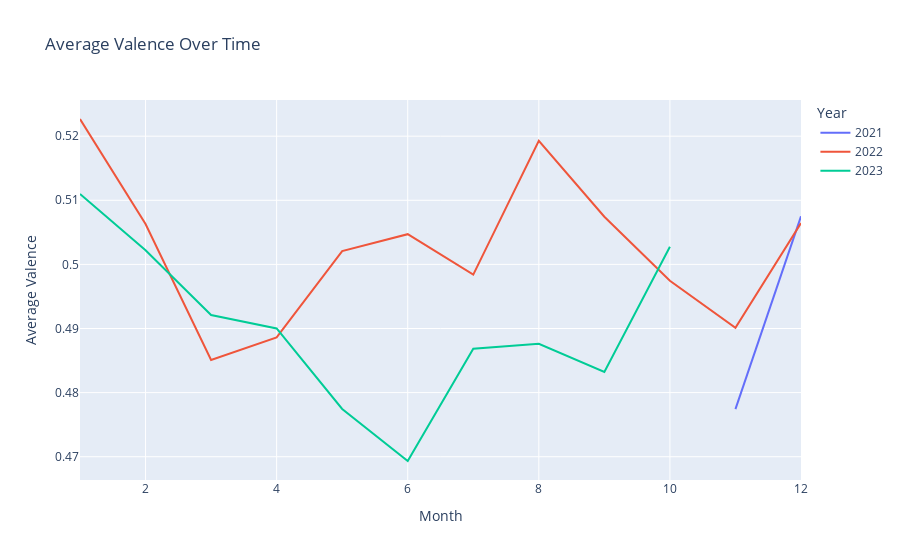

The code cell stored with this chart in its notebook:
### Code cell
def create_monthly_valence_chart_figure():
    music_df = fetch_music_data()
    if music_df is not None:
        # Convert 'week' column to datetime format if it's not already
        music_df['week'] = pd.to_datetime(music_df['week'])
        
        # Extracting the month and year from the 'week' column
        music_df['month_year'] = music_df['week'].dt.to_period('M').astype(str)

        # Grouping by month and calculating the average valence
        monthly_avg_valence = music_df.groupby('month_year')['average_valence'].mean().reset_index()

        fig = px.line(monthly_avg_valence, x='month_year', y='average_valence', title='Monthly Average Valence Over Time')

        # Define valence ranges for different moods and corresponding mood labels
        valence_ranges = [(0, 0.3), (0.3, 0.6), (0.6, 1.0)]  # You can adjust these ranges
        mood_labels = ['Sad', 'Neutral', 'Happy']  # Mood labels corresponding to valence ranges

        # Define colors for different moods
        mood_colors = ['red', 'blue', 'green']

        # Assign colors based on valence ranges and specify mood labels in the legend
        for i, (start, end) in enumerate(valence_ranges):
            fig.add_shape(type='rect', x0=min(monthly_avg_valence['month_year']), x1=max(monthly_avg_valence['month_year']),
                          y0=start, y1=end,
                          fillcolor=mood_colors[i], opacity=0.2, layer='below', line_width=0, name=mood_labels[i])

        fig.update_traces(marker=dict(size=10, opacity=0.6), selector=dict(mode='markers'))
        fig.update_xaxes(title_text='Month')
        fig.update_yaxes(title_text='Average Monthly Valence')
        fig.update_layout(showlegend=True)  # Show the legend

        return fig

### Figure 1 — Plotly figure (JSON) as saved in the notebook; plotly's stock layout.template omitted (floating-point values rounded to 4 significant figures)
{"data": [{"hovertemplate": "Year=2021<br>Month=%{x}<br>Average Valence=%{y}<extra></extra>", "legendgroup": "2021", "line": {"color": "#636efa", "dash": "solid"}, "marker": {"symbol": "circle"}, "mode": "lines", "name": "2021", "orientation": "v", "showlegend": true, "type": "scatter", "x": [11, 12], "xaxis": "x", "y": [0.4774, 0.5075], "yaxis": "y"}, {"hovertemplate": "Year=2022<br>Month=%{x}<br>Average Valence=%{y}<extra></extra>", "legendgroup": "2022", "line": {"color": "#EF553B", "dash": "solid"}, "marker": {"symbol": "circle"}, "mode": "lines", "name": "2022", "orientation": "v", "showlegend": true, "type": "scatter", "x": [1, 2, 3, 4, 5, 6, 7, 8, 9, 10, 11, 12], "xaxis": "x", "y": [0.5227, 0.5063, 0.4851, 0.4886, 0.5021, 0.5047, 0.4984, 0.5193, 0.5074, 0.4974, 0.4901, 0.5064], "yaxis": "y"}, {"hovertemplate": "Year=2023<br>Month=%{x}<br>Average Valence=%{y}<extra></extra>", "legendgroup": "2023", "line": {"color": "#00cc96", "dash": "solid"}, "marker": {"symbol": "circle"}, "mode": "lines", "name": "2023", "orientation": "v", "showlegend": true, "type": "scatter", "x": [1, 2, 3, 4, 5, 6, 7, 8, 9, 10], "xaxis": "x", "y": [0.511, 0.5022, 0.4921, 0.49, 0.4774, 0.4693, 0.4868, 0.4876, 0.4832, 0.5028], "yaxis": "y"}], "layout": {"legend": {"title": {"text": "Year"}, "tracegroupgap": 0}, "title": {"text": "Average Valence Over Time"}, "xaxis": {"anchor": "y", "domain": [0, 1], "title": {"text": "Month"}}, "yaxis": {"anchor": "x", "domain": [0, 1], "title": {"text": "Average Valence"}}}}
